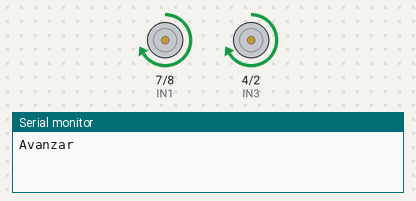
This sketch was run on a simulated Arduino Uno, built with avr-gcc and run on an emulated ATmega328P. Parts: motor-driver pin pairs drawn as motors (green arrow = first pin HIGH = forward, orange = second pin HIGH = backward, longer = more drive, scaled by the enable pin), the last lines printed to the serial monitor.

Above: at 0.1 s.
At 1.1 s:
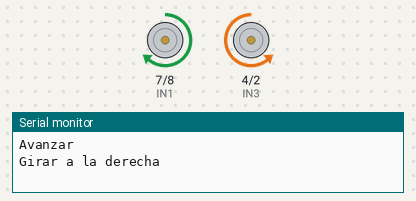
At 2.75 s:
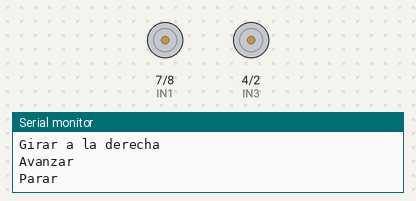
Timing chart, 0 to 4.4 s (numbered marks = the images above):
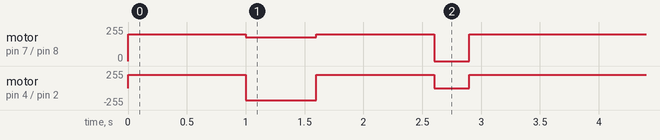

Measured:
- by itself, motor on pin 7 (IN1) / pin 8 (IN2): stopped → forward 200/255 at 0.00 s, → forward 180/255 1.0 s later, → forward 200/255 0.60 s later, → stopped 1.0 s later, … (5 changes in this stretch)
- by itself, motor on pin 4 (IN3) / pin 2 (IN4): stopped → forward 200/255 at 0.00 s, → backward 180/255 1.0 s later, → forward 200/255 0.60 s later, → stopped 1.0 s later, … (5 changes in this stretch)

The sketch:

dos-repite.ino
```cpp
// Fallo (lección 11): repite el recorrido en loop() sin quedarse parado.
const int IN1 = 7;   // motor izquierdo (A)
const int IN2 = 8;
const int IN3 = 4;   // motor derecho (B)
const int IN4 = 2;
const int ENA = 5;
const int ENB = 6;

void motorIzquierdo(int sentido, int velocidad) {
  digitalWrite(IN1, sentido > 0 ? HIGH : LOW);
  digitalWrite(IN2, sentido < 0 ? HIGH : LOW);
  analogWrite(ENA, velocidad);
}

void motorDerecho(int sentido, int velocidad) {
  digitalWrite(IN3, sentido > 0 ? HIGH : LOW);
  digitalWrite(IN4, sentido < 0 ? HIGH : LOW);
  analogWrite(ENB, velocidad);
}

void avanzar(int v) {
  Serial.println("Avanzar");
  motorIzquierdo(1, v);
  motorDerecho(1, v);
}

void girarDerecha(int v) {
  Serial.println("Girar a la derecha");
  motorIzquierdo(1, v);
  motorDerecho(-1, v);
}

void parar() {
  Serial.println("Parar");
  motorIzquierdo(0, 0);
  motorDerecho(0, 0);
}

void setup() {
  Serial.begin(9600);
  pinMode(IN1, OUTPUT);
  pinMode(IN2, OUTPUT);
  pinMode(IN3, OUTPUT);
  pinMode(IN4, OUTPUT);
  pinMode(ENA, OUTPUT);
  pinMode(ENB, OUTPUT);
  avanzar(200);
  delay(1000);
  girarDerecha(180);
  delay(600);
  avanzar(200);
  delay(1000);
  parar();
}

void loop() {
  delay(300);
  avanzar(200);
  delay(1000);
}
```
